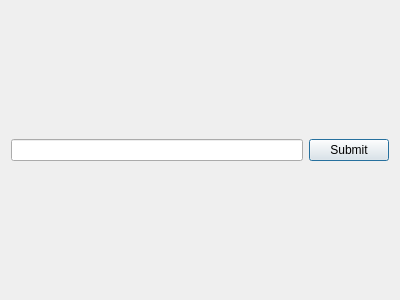
<?xml version="1.0" encoding="UTF-8"?>
<ui version="4.0">
 <class>DebugDialog</class>
 <widget class="QDialog" name="DebugDialog">
  <property name="geometry">
   <rect>
    <x>0</x>
    <y>0</y>
    <width>400</width>
    <height>300</height>
   </rect>
  </property>
  <property name="windowTitle">
   <string>Dialog</string>
  </property>
  <layout class="QVBoxLayout" name="verticalLayout">
   <item>
    <layout class="QHBoxLayout" name="horizontalLayout">
     <item>
      <widget class="QLineEdit" name="leMessage"/>
     </item>
     <item>
      <widget class="QPushButton" name="pbSubmit">
       <property name="text">
        <string>Submit</string>
       </property>
      </widget>
     </item>
    </layout>
   </item>
  </layout>
 </widget>
 <resources/>
 <connections/>
</ui>
